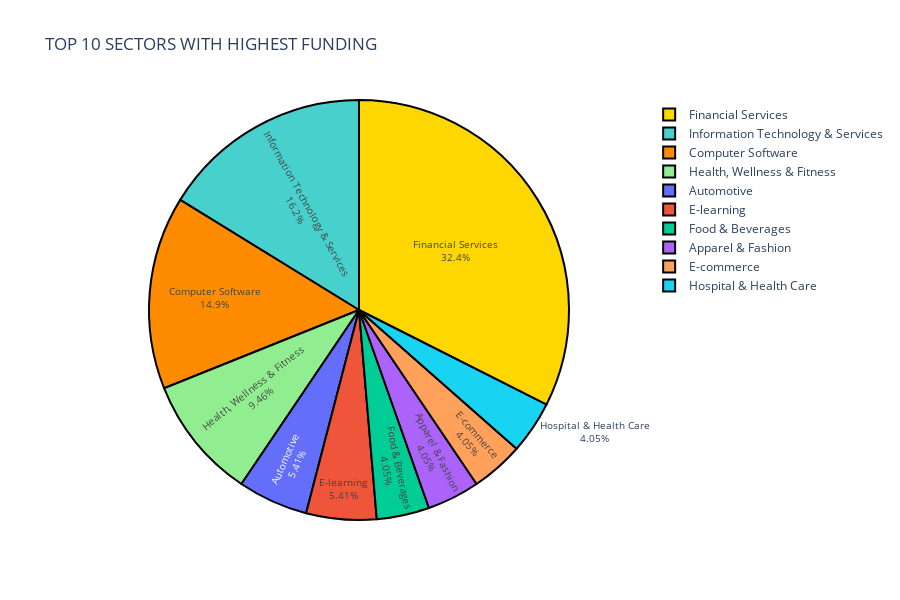

This figure's notebook cell:
### Markdown cell above
# **Top funded Sectors**

### Code cell
# Most common sectors
sectors = startup_India['Sector'].value_counts().head(10)
#print(sectors)
colrs = ['gold', 'mediumturquoise', 'darkorange', 'lightgreen']

fig=go.Figure(data=[go.Pie(labels=sectors.index,values=sectors.values)],layout=go.Layout(title='TOP 10 SECTORS WITH HIGHEST FUNDING '))
fig.update_traces(hoverinfo='label+percent+value', textinfo='label+percent', textfont_size=10,marker=dict(colors=colrs))
fig.data[0].marker.line.width = 2
fig.data[0].marker.line.color = "black"                
fig.update_layout(height=600,autosize=True ,plot_bgcolor='rgb(275, 275, 275)')
#iplot(fig)

### Figure 1 — Plotly figure (JSON) as saved in the notebook; plotly's stock layout.template omitted (floating-point values rounded to 4 significant figures)
{"data": [{"hoverinfo": "label+percent+value", "labels": ["Financial Services", "Information Technology & Services", "Computer Software", "Health, Wellness & Fitness", "Automotive", "E-learning", "Food & Beverages", "Apparel & Fashion", "E-commerce", "Hospital & Health Care"], "marker": {"colors": ["gold", "mediumturquoise", "darkorange", "lightgreen"], "line": {"color": "black", "width": 2}}, "textfont": {"size": 10}, "textinfo": "label+percent", "type": "pie", "values": [24, 12, 11, 7, 4, 4, 3, 3, 3, 3]}], "layout": {"autosize": true, "height": 600, "plot_bgcolor": "rgb(275, 275, 275)", "title": {"text": "TOP 10 SECTORS WITH HIGHEST FUNDING "}}}
